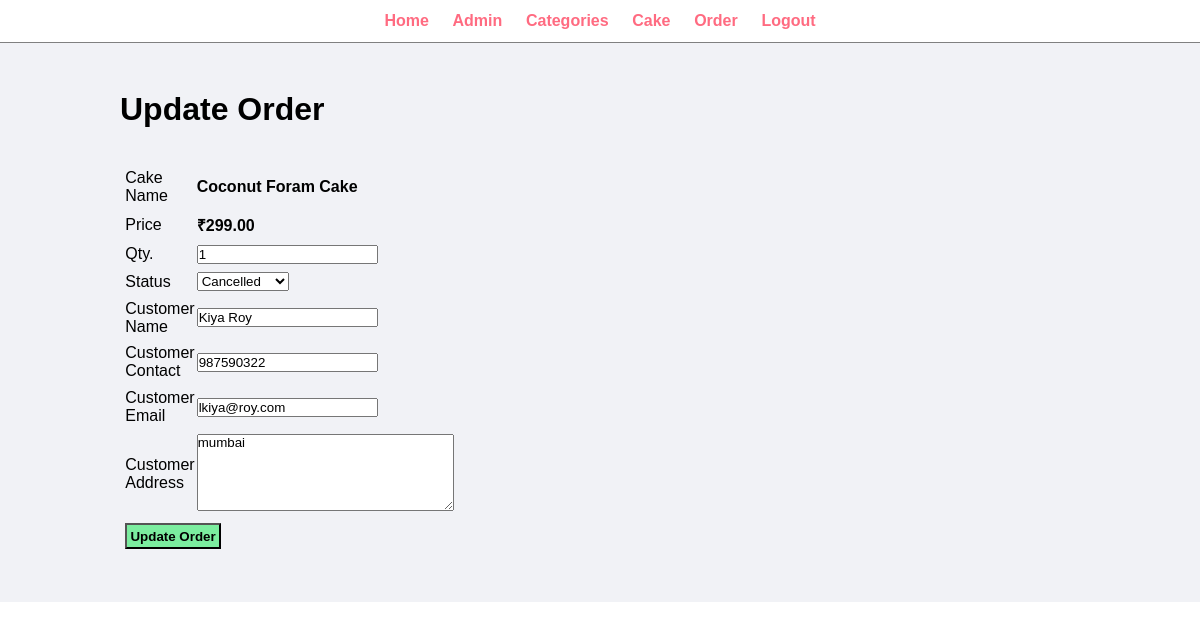
Page /admin/update-order.php?id=9 (signed in) on the committed database.
### tables this page shows
CREATE TABLE `order_table` (
  `id` int(10) UNSIGNED NOT NULL,
  `food` varchar(150) NOT NULL,
  `price` decimal(10,2) NOT NULL,
  `qty` int(11) NOT NULL,
  `total` decimal(10,2) NOT NULL,
  `order_date` datetime NOT NULL,
  `status` varchar(50) NOT NULL,
  `customer_name` varchar(150) NOT NULL,
  `customer_contact` varchar(20) NOT NULL,
  `customer_email` varchar(150) NOT NULL,
  `customer_address` varchar(255) NOT NULL,
  `vaccineated` varchar(10) NOT NULL
);

### admin/update-order.php (the view, shortened to what this page needs)
<?php include('partitals/menu.php'); ?>
<div class="main-content">
	<div class="wrapper">
		<h1>Update Order</h1>
		<br><br>
		<?php
			if (isset($_GET['id'])) {
				$id = $_GET['id'];
				$sql = "SELECT * FROM order_table WHERE id=$id";
				$res = mysqli_query($conn, $sql);
				$count = mysqli_num_rows($res);
				if ($count==1) {
					$row = mysqli_fetch_assoc($res);
					$food = $row['food'];
					$price = $row['price'];
                    $qty = $row['qty'];
                    $status = $row['status'];
                    $customer_name = $row['customer_name'];
                    $customer_contact = $row['customer_contact'];
                    $customer_email = $row['customer_email'];
                    $customer_address  = $row['customer_address'];
				}
				else{
					header('Location:'.SITEURL.'admin/manage-order.php');
				}
			}
			else{
				header('Location:'.SITEURL.'admin/manage-order.php');
			}
		?>
		<form action="" method="POST">
			<table class="tbl-30">
				<tr>
					<td>Cake Name</td>
					<td><b><?php echo $food; ?></b></td>
				</tr>
				<tr>
					<td>Price</td>
					<td><b>₹<?php echo $price; ?></b></td>
				</tr>
				<tr>
					<td>Qty.</td>
					<td>
						<input type="number" name="qty" value="<?php echo $qty; ?>">
					</td>
				</tr>
				<tr>
					<td>Status</td>
					<td>
						<select name="status">
							<option <?php if($status=="Cancelled"){echo "selected";} ?> value="Cancelled">Cancelled</option>
						</select>
					</td>
				</tr>
				<tr>
					<td>Customer Name</td>
					<td>
						<input type="text" name="customer_name" value="<?php echo $customer_name; ?>">
					</td>
				</tr>
				<tr>
					<td>Customer Contact</td>
					<td>
						<input type="text" name="customer_contact" value="<?php echo $customer_contact; ?>">
					</td>
				</tr>
				<tr>
					<td>Customer Email</td>
					<td>
						<input type="text" name="customer_email" value="<?php echo $customer_email; ?>">
					</td>
				</tr>
				<tr>
					<td>Customer Address</td>
					<td>
						<textarea name="customer_address" cols="30" rows="5"><?php echo $customer_address; ?></textarea>
					</td>
				</tr>
				<tr>
					<td colspan="2">
						<input type="submit" name="submit" value="Update Order" class="btn-secondary">
					</td>
				</tr>
			</table>
		</form>
	</div>
</div>

### css/admin.css (style rules this page uses)
* { margin: 0; padding: 0; font-family: Arial, Helvetica, sans-serif; }
.wrapper { padding: 1%; width: 80%; margin: 0 auto; }
.tbl-30 { width: 30%; }
table tr td { padding: 1%; text-align: left; }
.btn-secondary { background-color: #7bed9f; padding: 1%; color: black; text-decoration: none; font-weight: bold; }
.main-content { background-color: #f1f2f6; padding: 3% 0; }

### rows in the picture
order_table: food "Coconut Foram Cake", price "299.00", qty "1", status "Cancelled", customer_name "Kiya Roy", customer_contact "987590322", customer_email "lkiya@roy.com", customer_address "mumbai"
